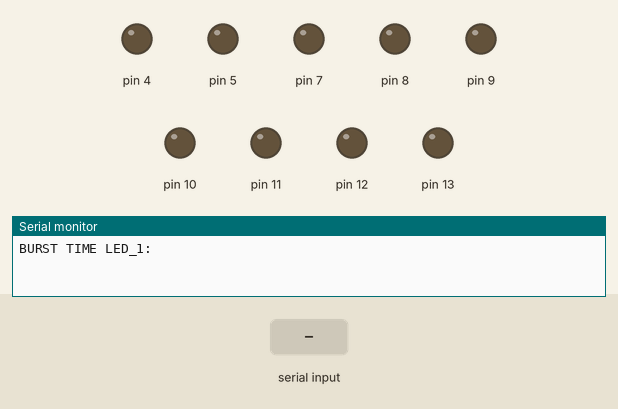
Simulated run of this sketch. Board: Arduino Uno, built with avr-gcc and run on an emulated ATmega328P. Shown: output pins drawn as LEDs (lit = HIGH), the last lines printed to the serial monitor. The test bench sets the inputs (shaded band).

Above: at 1.2 s.
1.3 s: "90,45,200\n" received over Serial
2.8 s: "90,45,200,10,150,30\n" received over Serial
At 3.07 s:
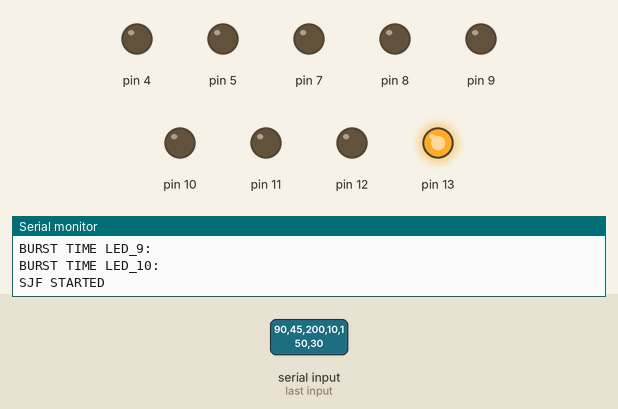
At 3.51 s:
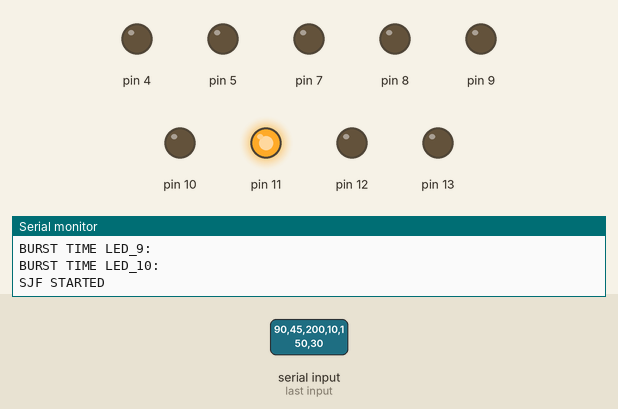
Timing chart, 0 to 5.8 s (numbered marks = the images above; inputs shaded):
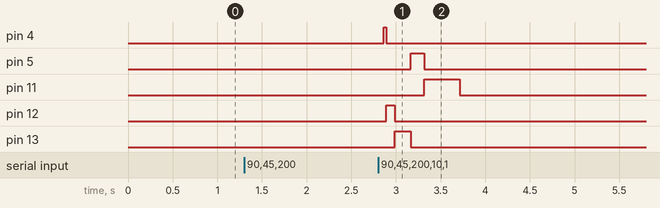

Measured:
- after the input at 2.8 s, pin 4: LOW → HIGH after 0.06 s, → LOW 0.03 s later; pin 5: LOW → HIGH after 0.36 s, → LOW 0.15 s later; pin 11: LOW → HIGH after 0.51 s, → LOW 0.40 s later; pin 12: LOW → HIGH after 0.09 s, → LOW 0.09 s later; pin 13: LOW → HIGH after 0.18 s, → LOW 0.18 s later

The sketch:

shortest_job_first.ino
```cpp
// C++ code
// George Gesite
// SJF Code Implementation with LED ORDER INPUT VIA LIST
// Started 31/10/22

// Sort LED through time/ lowest burst time goes first
//

// Number of LEDs are 10
int myLEDS[10];

// Sorting algorithm
int sort_desc(const void *cmp1, const void *cmp2)
{
  // Need to cast the void * to int *
  int a = *((int *)cmp1);
  int b = *((int *)cmp2);
  // The comparison
  return a > b ? -1 : (a < b ? 1 : 0);
  // A simpler, probably faster way:
  //return b - a;
}
void setup()
{
  Serial.begin(9600);
   pinMode(13, OUTPUT);
   pinMode(12, OUTPUT);
   pinMode(11, OUTPUT);
   pinMode(10, OUTPUT);
   pinMode(9, OUTPUT);
   pinMode(8, OUTPUT);
   pinMode(7, OUTPUT);
   pinMode(9, OUTPUT);
   pinMode(5, OUTPUT);
   pinMode(4, OUTPUT);
}

void loop()
{
  // The program prompts user to enter BURST TIME
  // for each of the LEDs/ TASK
   Serial.println("BURST TIME LED_1: ");
  while (Serial.available() == 0) {  // LED 1
  }
  int led1= Serial.parseInt();
  myLEDS[0] = led1;

  Serial.println("BURST TIME LED_2: ");
   while (Serial.available() == 0) { //LED 2
  }
  int led2= Serial.parseInt();
    myLEDS[1] = led2;

   Serial.println("BURST TIME LED_3: ");
   while (Serial.available() == 0) { // LED 3
   }
  int led3 = Serial.parseInt();
    myLEDS[2] = led3;

   Serial.println("BURST TIMELED_4: ");
   while (Serial.available() == 0) { // LED 4
  }
  int led4 = Serial.parseInt();
    myLEDS[3] = led4;

   Serial.println("BURST TIME LED_5: ");
   while (Serial.available() == 0) { // LED 5
  }
  int led5= Serial.parseInt();
    myLEDS[4] = led5;

   Serial.println("BURST TIME LED_6: ");
  while (Serial.available() == 0) {// LED 6
  }
  int led6= Serial.parseInt();
    myLEDS[5] = led6;

   Serial.println("BURST TIME LED_7: ");
   while (Serial.available() == 0) { // LED 7
  }
  int led7= Serial.parseInt();
    myLEDS[6] = led7;

    Serial.println("BURST TIME LED_8: ");
   while (Serial.available() == 0) { // LED 8
  }
  int led8= Serial.parseInt();
    myLEDS[7] = led8;

    Serial.println("BURST TIME LED_9: ");
   while (Serial.available() == 0) { // LED 9
  }
  int led9= Serial.parseInt();
    myLEDS[8] = led9;

   Serial.println("BURST TIME LED_10: ");
   while (Serial.available() == 0) { // LED 10
  }
  int led10= Serial.parseInt();
    myLEDS[9] = led10;

  Serial.println("SJF STARTED");

   int myLEDS_length = sizeof(myLEDS) / sizeof(myLEDS[0]);
  //sort list descending
   qsort(myLEDS, myLEDS_length, sizeof(myLEDS[0]), sort_desc);

  //the for loops goes through the array of LEDS
  // executing first the LED with the least amount of burs time
  for(int i = 9; i>=0;i--)
  {
    if (myLEDS[i] == led1){
        digitalWrite(13, HIGH);
      delay(led1);
      digitalWrite(13, LOW);
      }
      else if (myLEDS[i] == led2){
        digitalWrite(12, HIGH);
      delay(led2);
      digitalWrite(12, LOW);
      }
      else if (myLEDS[i] == led3){
        digitalWrite(11, HIGH);
      delay(led3);
      digitalWrite(11, LOW);
      }
      else if (myLEDS[i] == led4){
        digitalWrite(10, HIGH);
      delay(led4);
      digitalWrite(10, LOW);
      }
      else if (myLEDS[i] == led5){
        digitalWrite(9, HIGH);
      delay(led5);
      digitalWrite(9, LOW);
      }
      else if (myLEDS[i] == led6){
        digitalWrite(8, HIGH);
      delay(led6);
      digitalWrite(8, LOW);
      }
      else if (myLEDS[i] == led7){
        digitalWrite(7, HIGH);
      delay(led7);
      digitalWrite(7, LOW);
      }
      else if (myLEDS[i] == led8){
        digitalWrite(6, HIGH);
      delay(led8);
      digitalWrite(6, LOW);
      }
      else if (myLEDS[i] == led9){
        digitalWrite(5, HIGH);
      delay(led9);
      digitalWrite(5, LOW);
      }
      else if (myLEDS[i] == led10){
        digitalWrite(4, HIGH);
      delay(led10);
      digitalWrite(4, LOW);
      }
  }
  //sjf done
  Serial.println("SJF FINISH");

   // The code below stops the loop,
  while (Serial.available() == 0) {
  }
}
```
